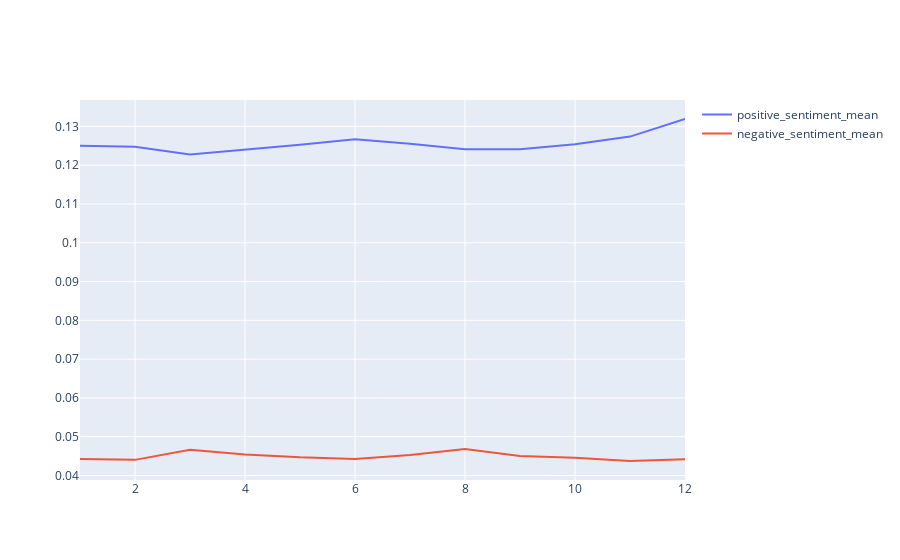

The notebook cell saved with this chart:
### Code cell
random_x = time_twitter_week["date"]
random_y1 = time_twitter_week["positive_sentiment_mean"]
random_y2 = time_twitter_week["negative_sentiment_mean"]

# Create traces
fig = go.Figure()

fig.add_trace(go.Scatter(x=random_x, y=random_y1,
                    mode='lines',
                    name='positive_sentiment_mean'))
fig.add_trace(go.Scatter(x=random_x, y=random_y2,
                    mode='lines', name='negative_sentiment_mean'))

fig.show()

### Figure 1 — Plotly figure (JSON) as saved in the notebook; plotly's stock layout.template omitted (floating-point values rounded to 4 significant figures)
{"data": [{"mode": "lines", "name": "positive_sentiment_mean", "type": "scatter", "x": [1, 2, 3, 4, 5, 6, 7, 8, 9, 10, 11, 12], "y": [0.125, 0.1248, 0.1228, 0.124, 0.1253, 0.1267, 0.1255, 0.1241, 0.1241, 0.1254, 0.1274, 0.1319]}, {"mode": "lines", "name": "negative_sentiment_mean", "type": "scatter", "x": [1, 2, 3, 4, 5, 6, 7, 8, 9, 10, 11, 12], "y": [0.04427, 0.04402, 0.04665, 0.04543, 0.04468, 0.04425, 0.04527, 0.04685, 0.04501, 0.04455, 0.04373, 0.04418]}], "layout": {}}
